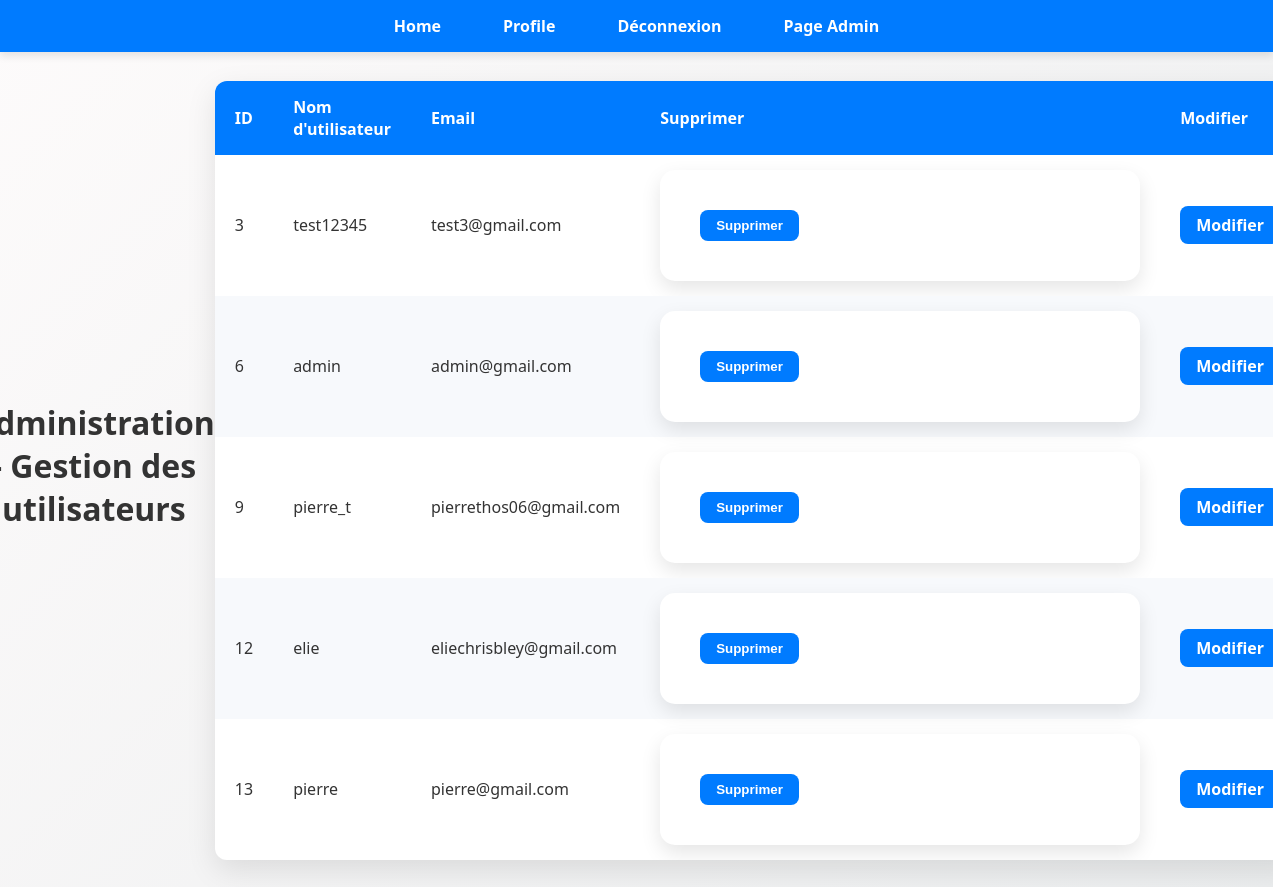
Page /adminUser.php (signed in) on the committed database.
### tables this page shows
CREATE TABLE `user` (
  `id` int(11) NOT NULL,
  `username` varchar(100) NOT NULL,
  `password` varchar(255) NOT NULL,
  `email` varchar(100) NOT NULL,
  `created_at` timestamp NOT NULL DEFAULT CURRENT_TIMESTAMP,
  `updated_at` timestamp NOT NULL DEFAULT CURRENT_TIMESTAMP
);

### adminUser.php (the view, shortened to what this page needs)
<?php
include_once "connection.php";
$fetchUsers = "SELECT * FROM user";
$stmt = $connexion->query($fetchUsers);
$rows = $stmt->fetchAll(PDO::FETCH_ASSOC);
?>
<!DOCTYPE html>
<html lang="fr">
<head>
</head>
<body>
    <?php include "_menu.php"; ?>
    <br><br>
    <h1>Administration - Gestion des utilisateurs</h1>
    <table class="userTable" aria-label="Liste des utilisateurs">
        <thead>
            <tr>
                <th>ID</th>
                <th>Nom d'utilisateur</th>
                <th>Email</th>
                <th>Supprimer</th>
                <th>Modifier</th>
            </tr>
        </thead>
        <tbody>
            <?php foreach ($rows as $entry): ?>
                <tr>
                    <td data-label="ID"><?php echo htmlspecialchars($entry['id']); ?></td>
                    <td data-label="Nom d'utilisateur"><?php echo htmlspecialchars($entry['username']); ?></td>
                    <td data-label="Email"><?php echo htmlspecialchars($entry['email']); ?></td>
                    <td data-label="Supprimer">
                        <form method="POST"
                            onsubmit="return confirm('Êtes-vous sûr de vouloir supprimer cet utilisateur ?');">
                            <button type="submit">Supprimer</button>
                        </form>
                    </td>
                    <td data-label="Modifier">
                        <a href="editUser.php?id=<?php echo htmlspecialchars($entry['id']); ?>"
                            class="btn-link">Modifier</a>
                    </td>
                </tr>
            <?php endforeach; ?>
        </tbody>
    </table>
</body>
</html>

### styles/main.css (style rules this page uses)
body { background: linear-gradient(135deg, #fdfbfb, #ebedee); font-family: 'Segoe UI', Tahoma, Geneva, Verdana, sans-serif; display: flex; justify-content: center; align-items: center; height: 100vh; margin: 0; }
form { background-color: white; padding: 40px; border-radius: 15px; box-shadow: 0 8px 20px rgba(0, 0, 0, 0.1); width: 400px; }
h1 { text-align: center; color: #333; margin-bottom: 30px; }

### adminUser.php (style rules this page uses)
body { background: linear-gradient(to right, #eef2f3, #8e9eab); font-family: 'Segoe UI', Tahoma, Geneva, Verdana, sans-serif; margin: 0; padding: 20px; color: #333; }
h1 { text-align: center; margin-bottom: 30px; color: #222; }
table.userTable { width: 100%; max-width: 900px; margin: 0 auto; border-collapse: collapse; background: white; border-radius: 12px; box-shadow: 0 10px 30px rgba(0, 0, 0, 0.1); overflow: hidden; }
table.userTable thead { background-color: #007bff; color: white; }
table.userTable th, table.userTable td { padding: 15px 20px; text-align: left; }
table.userTable tbody tr:nth-child(even) { background-color: #f7f9fc; }
button, .btn-link { background-color: #007bff; border: none; color: white; padding: 8px 16px; border-radius: 8px; cursor: pointer; font-weight: 600; transition: background-color 0.3s ease; text-decoration: none; display: inline-block; }
form { margin: 0; }

### _menu.php (style rules this page uses)
body { padding-top: 70px; }

### rows in the picture
user: id "3", username "test12345", email "test3@gmail.com"
user: id "6", username "admin", email "admin@gmail.com"
user: id "9", username "pierre_t", email "pierrethos06@gmail.com"
user: id "12", username "elie", email "eliechrisbley@gmail.com"
user: id "13", username "pierre", email "pierre@gmail.com"
